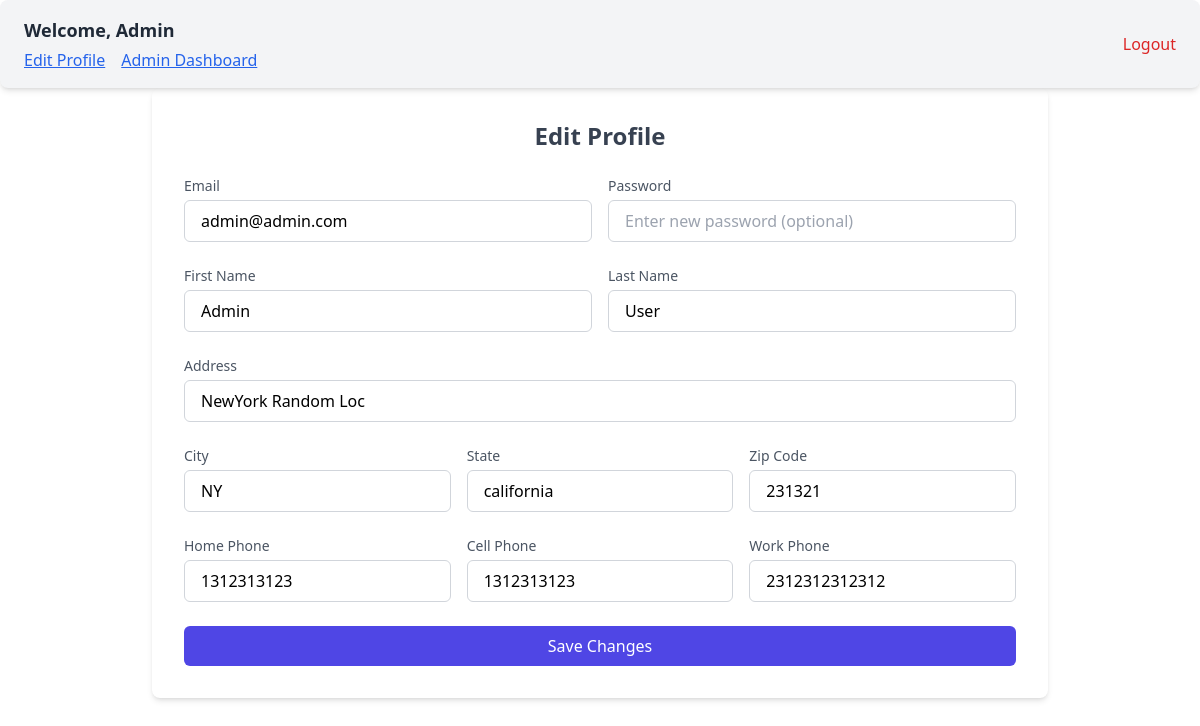
Screenshot of /edit-profile (signed in) with the database file from the repository.
### app/models.py (models this page shows, shortened)
class Parent(UserMixin,db.Model):
    __tablename__ = 'parents'
    id = db.Column(db.Integer, primary_key=True, autoincrement=True)
    email = db.Column(db.String(120), unique=True, nullable=False)
    password_hash = db.Column(db.String(128), nullable=False)
    first_name = db.Column(db.String(50), nullable=False)
    last_name = db.Column(db.String(50), nullable=False)
    address = db.Column(db.String(255), nullable=False)
    state = db.Column(db.String(50), nullable=False)
    city = db.Column(db.String(50), nullable=False)
    zip_code = db.Column(db.String(10), nullable=False)
    is_admin = db.Column(db.Boolean, nullable=False, default=False)
    home_phone = db.Column(db.String(15), nullable=True)
    cell_phone = db.Column(db.String(15), nullable=False)
    work_phone = db.Column(db.String(15), nullable=True)
    children = db.relationship('Child', back_populates='parent', cascade='all, delete-orphan')
    orders = db.relationship('Order', back_populates='parent', cascade='all, delete-orphan')

### app/routes/dashboard.py (the view)
@dashboard.route('/edit-profile', methods=['GET'])
@login_required
def edit_profile():
    return render_template('edit_profile.html', user=current_user)

### app/__init__.py (called while the page is built)
def create_app():
    app = Flask(__name__,
                static_folder='static')
    app.config['SQLALCHEMY_DATABASE_URI'] = 'sqlite:///app.db'
    app.config['SQLALCHEMY_TRACK_MODIFICATIONS'] = False
    app.config['SECRET_KEY'] = 'your_secret_key_here'
    app.config['JWT_SECRET_KEY'] = 'your_jwt_secret_key_here'
    login_manager = LoginManager()
    login_manager.login_view = 'auth.login'
    login_manager.init_app(app)
    db.init_app(app)
    jwt = JWTManager(app)
    from app.models import Parent
    @login_manager.user_loader
    def load_user(user_id):
        return Parent.query.get(int(user_id))
    app.register_blueprint(dashboard, url_prefix='/')
    app.register_blueprint(auth, url_prefix='/')
    app.register_blueprint(order, url_prefix='/')
    app.register_blueprint(admin, url_prefix='/')
    return app

### app/templates/edit_profile.html
{% extends '_layout.html' %}
{% block content %}
<div class="max-w-4xl mx-auto bg-white p-8 rounded-lg shadow-md">
    <h2 class="text-2xl font-bold mb-6 text-gray-700 text-center">Edit Profile</h2>
    <form action="/edit-profile" method="POST" class="space-y-6">
        <div class="grid grid-cols-1 md:grid-cols-2 gap-4">
            <div>
                <label for="email" class="block text-sm font-medium text-gray-600">Email</label>
                <input type="email" id="email" name="email" class="mt-1 w-full px-4 py-2 border border-gray-300 rounded-md focus:ring-indigo-500 focus:border-indigo-500" value="{{ user.email }}" required>
            </div>
            <div>
                <label for="password" class="block text-sm font-medium text-gray-600">Password</label>
                <input type="password" id="password" name="password" class="mt-1 w-full px-4 py-2 border border-gray-300 rounded-md focus:ring-indigo-500 focus:border-indigo-500" placeholder="Enter new password (optional)">
            </div>
        </div>
        <div class="grid grid-cols-1 md:grid-cols-2 gap-4">
            <div>
                <label for="first_name" class="block text-sm font-medium text-gray-600">First Name</label>
                <input type="text" id="first_name" name="first_name" class="mt-1 w-full px-4 py-2 border border-gray-300 rounded-md focus:ring-indigo-500 focus:border-indigo-500" value="{{ user.first_name }}" required>
            </div>
            <div>
                <label for="last_name" class="block text-sm font-medium text-gray-600">Last Name</label>
                <input type="text" id="last_name" name="last_name" class="mt-1 w-full px-4 py-2 border border-gray-300 rounded-md focus:ring-indigo-500 focus:border-indigo-500" value="{{ user.last_name }}" required>
            </div>
        </div>
        <div>
            <label for="address" class="block text-sm font-medium text-gray-600">Address</label>
            <input type="text" id="address" name="address" class="mt-1 w-full px-4 py-2 border border-gray-300 rounded-md focus:ring-indigo-500 focus:border-indigo-500" value="{{ user.address }}" required>
        </div>
        <div class="grid grid-cols-1 md:grid-cols-3 gap-4">
            <div>
                <label for="city" class="block text-sm font-medium text-gray-600">City</label>
                <input type="text" id="city" name="city" class="mt-1 w-full px-4 py-2 border border-gray-300 rounded-md focus:ring-indigo-500 focus:border-indigo-500" value="{{ user.city }}" required>
            </div>
            <div>
                <label for="state" class="block text-sm font-medium text-gray-600">State</label>
                <input type="text" id="state" name="state" class="mt-1 w-full px-4 py-2 border border-gray-300 rounded-md focus:ring-indigo-500 focus:border-indigo-500" value="{{ user.state }}" required>
            </div>
            <div>
                <label for="zip_code" class="block text-sm font-medium text-gray-600">Zip Code</label>
                <input type="text" id="zip_code" name="zip_code" class="mt-1 w-full px-4 py-2 border border-gray-300 rounded-md focus:ring-indigo-500 focus:border-indigo-500" value="{{ user.zip_code }}" required>
            </div>
        </div>
        <div class="grid grid-cols-1 md:grid-cols-3 gap-4">
            <div>
                <label for="home_phone" class="block text-sm font-medium text-gray-600">Home Phone</label>
                <input type="text" id="home_phone" name="home_phone" class="mt-1 w-full px-4 py-2 border border-gray-300 rounded-md focus:ring-indigo-500 focus:border-indigo-500" value="{{ user.home_phone }}">
            </div>
            <div>
                <label for="cell_phone" class="block text-sm font-medium text-gray-600">Cell Phone</label>
                <input type="text" id="cell_phone" name="cell_phone" class="mt-1 w-full px-4 py-2 border border-gray-300 rounded-md focus:ring-indigo-500 focus:border-indigo-500" value="{{ user.cell_phone }}" required>
            </div>
            <div>
                <label for="work_phone" class="block text-sm font-medium text-gray-600">Work Phone</label>
                <input type="text" id="work_phone" name="work_phone" class="mt-1 w-full px-4 py-2 border border-gray-300 rounded-md focus:ring-indigo-500 focus:border-indigo-500" value="{{ user.work_phone }}">
            </div>
        </div>
        <div>
            <button type="submit" class="w-full bg-indigo-600 text-white py-2 px-4 rounded-md hover:bg-indigo-700 focus:outline-none focus:ring-2 focus:ring-indigo-500 focus:ring-offset-2">
                Save Changes
            </button>
        </div>
    </form>
</div>
{% endblock %}

### app/templates/_layout.html (shortened to what this page needs)
<!DOCTYPE html>
<html lang="en">
<head>
    <script src="https://cdn.tailwindcss.com"></script>
</head>
<body>
    <div class="flex flex-col items-center justify-center h-fit">
        {% if current_user.is_authenticated %}
        <div class="bg-gray-100 flex justify-between items-center px-6 py-4 shadow-md rounded-lg w-full">
            <div class="flex flex-col gap-1">
              <h1 class="text-lg font-semibold text-gray-800">
                Welcome, {{ current_user.first_name }}
              </h1>
              <div class="flex gap-4">
                <a href="/edit-profile" class="text-blue-600 hover:text-blue-800 underline">
                  Edit Profile
                </a>
                {% if current_user.is_admin %}
                <a href="/admin-dashboard" class="text-blue-600 hover:text-blue-800 underline">
                  Admin Dashboard
                </a>
                {% endif %}
              </div>
            </div>
            <a href="{{ url_for('auth.logout') }}" class="text-red-600 hover:text-red-800 font-medium">
              Logout
            </a>
          </div>
        {% endif %}
    </div>
    {% block content %}{% endblock %}
</body>
</html>

### rows the page displays
Parent: first_name "Admin", email "admin@admin.com", last_name "User", address "NewYork Random Loc", city "NY", state "california", zip_code "231321", home_phone "1312313123", cell_phone "1312313123", work_phone "2312312312312"
